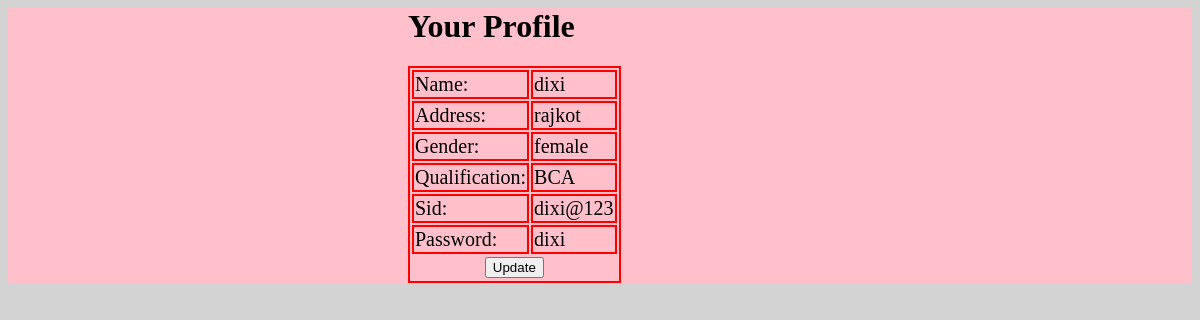
The page /myprofile.php?x=dixi@123 on the database its author committed.
### tables this page shows
CREATE TABLE `stud` (
  `name` varchar(30) NOT NULL,
  `address` varchar(50) NOT NULL,
  `gender` varchar(20) NOT NULL,
  `qualification` varchar(5) NOT NULL,
  `sid` varchar(10) NOT NULL,
  `password` varchar(15) NOT NULL
);

### myprofile.php (the view, shortened to what this page needs)
<html>
<head>
	<link rel="stylesheet" type="text/css" href="allcss.css">
</head>
<body id="homebody">
	<div id="homeid1">
		<h1>Your Profile</h1>
	<?php
		$id=$_GET['x'];
		$con= new mysqli("localhost", "root", "", "dixi");
		$sql="select * from stud where sid='$id'";
		$rs=$con->query($sql);
		$row=$rs->fetch_assoc();
	?>
			<form action="show_profile.php" >
			<table id="myprofiletb">
				<tr>
					<td id="myprofiletb">Name:</td>
					<td id="myprofiletb"><?php echo $row['name']; ?></td>
				</tr>
				<tr>
					<td id="myprofiletb">Address:</td>
					<td id="myprofiletb"><?php echo $row['address']; ?></td>
				</tr>
				<tr>
					<td id="myprofiletb">Gender:</td>
					<td id="myprofiletb"><?php echo $row['gender']; ?></td>
				</tr>
				<tr>
					<td id="myprofiletb">Qualification:</td>
					<td id="myprofiletb"><?php echo $row['qualification']; ?></td>
				</tr>
				<tr>
					<td id="myprofiletb">Sid:</td>
					<td id="myprofiletb"><?php echo $row['sid']; ?></td>
				</tr>
				<tr>
					<td id="myprofiletb">Password:</td>
					<td id="myprofiletb"><?php echo $row['password']; ?></td>
				</tr>
				<tr>
					<td colspan="2" align="center"><input type="submit" value="Update"></td>
				</tr></font>
			</table>
	</div>
</body>
</html>

### allcss.css (style rules this page uses)
#homebody { background-color: lightgray; }
#homeid1 { background-color: pink; padding-left: 400px; }
#myprofiletb { border:solid 2px red; height: 20px; width: 50px; font-size: 20px; }

### rows shown on the page
stud: name "dixi", address "rajkot", gender "female", qualification "BCA", sid "dixi@123", password "dixi"
